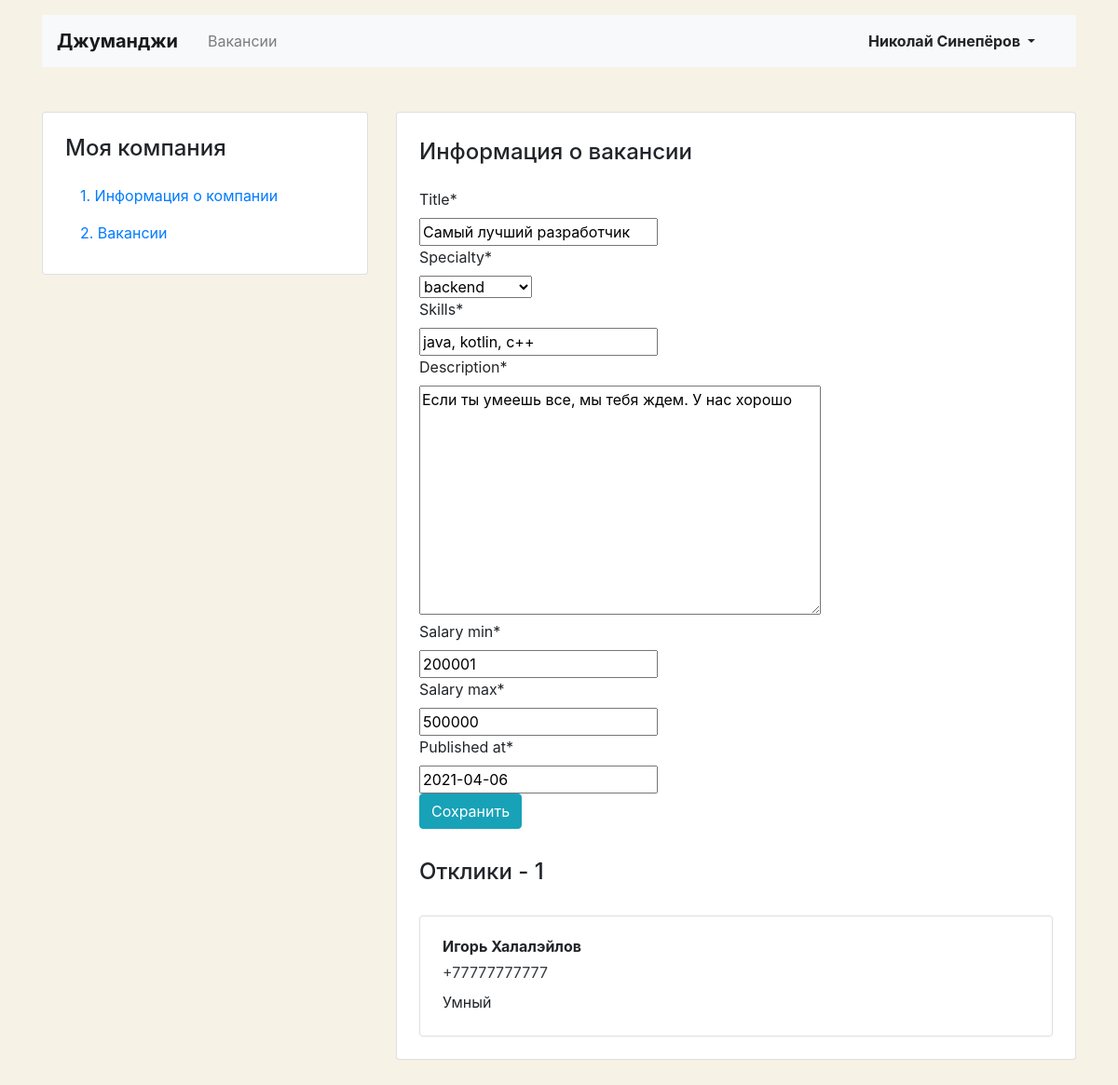
/mycompany/vacancies/6/ (signed in), run on the app's committed database.
### vacancy/models.py (models this page shows, shortened)
class Vacancy(models.Model):
    title = models.CharField(max_length=120)
    specialty = models.ForeignKey('Specialty', on_delete=models.CASCADE, related_name="vacancies")
    company = models.ForeignKey('Company', on_delete=models.CASCADE, related_name="vacancies")
    skills = models.CharField(max_length=300)
    description = models.TextField()
    salary_min = models.IntegerField()
    salary_max = models.IntegerField()
    published_at = models.DateField()
    class Meta:
        verbose_name = 'Вакансия'
        verbose_name_plural = 'Вакансии'

class Application(models.Model):
    username = models.CharField(max_length=30, unique=True)
    phone = PhoneNumberField(null=False, blank=False, unique=True)
    cover_letter = models.TextField(max_length=500)
    vacancy = models.ForeignKey('Vacancy', on_delete=models.CASCADE, related_name="applications")
    user = models.ForeignKey(get_user_model(), on_delete=models.CASCADE, related_name="applications")

### vacancy/views/mycompany.py (the view, shortened to what this page needs)
# urls.py: path('mycompany/vacancies/<int:pk>/', VacancyUpdateView.as_view(), name='update_vacancy'),
class VacancyUpdateView(LoginRequiredMixin, UpdateView):
    form_class = AddVacancyForm
    template_name = 'vacancy/vacancy_edit.html'
    context_object_name = 'Vacancy'
    def get_context_data(self, **kwargs):
        context = super().get_context_data(**kwargs)
        context['page_title'] = 'Моя компания | Джуманджи'
        context['applications'] = Application.objects.filter(vacancy=self.object.pk)
        return context
    def get_queryset(self):
        return (
            Vacancy.objects.filter(company__owner=self.request.user).
            select_related('specialty').
            annotate(application_count=Count('applications'))
                 )

### vacancy/forms.py
class AddVacancyForm(forms.ModelForm):
    class Meta:
        model = Vacancy
        fields = [
            'title',
            'specialty',
            'skills',
            'description',
            'salary_min',
            'salary_max',
            'published_at',
        ]

### vacancy/models.py (called while the page is built)
    def __str__(self):
        return self.code

### vacancy/templates/vacancy/vacancy_edit.html (shortened to what this page needs)
{% extends 'vacancy/base_mycompany.html' %}
{% load crispy_forms_tags %}
{% block content %}
      <div class="col-12 col-lg-8">
        <div class="card">
          <div class="card-body px-4 pb-4 tab-content">
            <section>
              <h2 class="h4 pt-2 pb-3">Информация о вакансии</h2>
                <div class="row">
                  <div class="col-12 col-md-6">
                    <div class="form-group pb-2">
                      <form action="" method="post">
                          {{ form|crispy }}
                          <input type="submit" class="btn btn-info" value="Сохранить">
                      </form>
                    </div>
                  </div>
                </div>
              <h2 class="h4 pt-2 pb-3">Отклики - {{ Vacancy.application_count }}</h2>
              {% for application in applications %}
              <div class="card mt-3">
                <div class="card-body px-4">
                  <p class="mb-1 font-weight-bold">{{ application.username }}</p>
                  <p class="mb-2"><a href="tel:+79002842324" class="text-dark">{{ application.phone }}</a></p>
                  <p class="mb-1">{{ application.cover_letter }}</p>
                </div>
              </div>
              {% endfor %}
            </section>
          </div>
        </div>
      </div>
{% endblock %}

### vacancy/templates/vacancy/base_mycompany.html (shortened to what this page needs)
<!DOCTYPE html>
<html lang="ru">
<head>
  <link rel="stylesheet" href="https://stackpath.bootstrapcdn.com/bootstrap/4.3.1/css/bootstrap.min.css">
</head>
<body>
  <header class="container mt-3">
    <nav class="navbar navbar-expand-lg navbar-light bg-light">
      {% url 'home' as home_url %}
      <a href="{{ home_url }}" class="navbar-brand mr-4 font-weight-bold {% if request.path == home_url %}active{% endif %}" >Джуманджи</a>
      <div class="collapse navbar-collapse justify-content-between" id="navbarNav">
        <ul class="navbar-nav col-10">
          <li class="nav-item">
            {% url 'vacancies' as vacancies_url %}
            <a href="{{ vacancies_url }}" class="nav-link {% if request.path == vacancies_url %}active{% endif %}" >Вакансии</a>
          </li>
        </ul>
        {% if request.user.is_authenticated %}
        <ul class="navbar-nav col-2 justify-content-end">
          <li class="nav-item active">
            <div class="btn-group">
              <button type="button" class="btn dropdown-toggle font-weight-bold" data-toggle="dropdown" aria-haspopup="true" aria-expanded="false">
                {{ user.first_name }} {{ user.last_name }}
              </button>
            </div>
          </li>
        </ul>
        {% else %}
        <ul class="navbar-nav col-2 justify-content-end">
          <li class="nav-item active">
            <a href="{% url 'login' %}" class="nav-link font-weight-bold">Вход</a>
          </li>
        </ul>
        {% endif %}
      </div>
    </nav>
  </header>
  <main class="container mt-3 pb-5">
    <div class="row mt-5">
      <div class="col-12 col-lg-4">
        <aside class="pt-3 pb-4 px-4 mb-5 card">
          <h1 class="h4 pt-2 pb-2">Моя компания</h1>
          <div class="nav flex-column nav-pills">
            {% url 'mycompany' as mycompany_url %}
            {% url 'myvacancies' as myvacancies_url %}
            <a href="{{ mycompany_url }}" class="nav-link {% if request.path == mycompany_url %}active{% endif %}" >1. Информация о&nbsp;компании</a>
            <a href="{{ myvacancies_url }}" class="nav-link {% if request.path == myvacancies_url %}active{% endif %}" >2. Вакансии</a>
          </div>
        </aside>
      </div>
  {% block content %} {% endblock %}
    </div>
  </main>
</body>
</html>

### vacancy/templates/vacancy/base_mycompany.html (style rules this page uses)
body { background-color: #F6F2E6; }

### data on the page
Vacancy: title "Самый лучший разработчик", specialty "backend", skills "java, kotlin, c++", description "Если ты умеешь все, мы тебя ждем. У нас хорошо", salary_min "200001", salary_max "500000", published_at "2021-04-06", application_count "1"
Application: username "Игорь Халалэйлов", phone "+77777777777", cover_letter "Умный"

### other printed values
{{ user.first_name }} "Николай"
{{ user.last_name }} "Синепёров"
